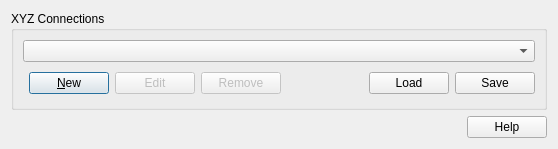
<?xml version="1.0" encoding="UTF-8"?>
<ui version="4.0">
 <class>QgsXyzSourceSelectBase</class>
 <widget class="QDialog" name="QgsXyzSourceSelectBase">
  <property name="geometry">
   <rect>
    <x>0</x>
    <y>0</y>
    <width>558</width>
    <height>149</height>
   </rect>
  </property>
  <property name="windowTitle">
   <string>Add XYZ Layer</string>
  </property>
  <layout class="QGridLayout" name="gridLayout">
   <item row="0" column="0">
    <widget class="QGroupBox" name="GroupBox1">
     <property name="title">
      <string>XYZ Connections</string>
     </property>
     <layout class="QGridLayout" name="gridLayout_2">
      <item row="1" column="1">
       <widget class="QPushButton" name="btnNew">
        <property name="toolTip">
         <string>Create a new service connection</string>
        </property>
        <property name="text">
         <string>&amp;New</string>
        </property>
       </widget>
      </item>
      <item row="1" column="2">
       <widget class="QPushButton" name="btnEdit">
        <property name="enabled">
         <bool>false</bool>
        </property>
        <property name="toolTip">
         <string>Edit selected service connection</string>
        </property>
        <property name="text">
         <string>Edit</string>
        </property>
       </widget>
      </item>
      <item row="1" column="3">
       <widget class="QPushButton" name="btnDelete">
        <property name="enabled">
         <bool>false</bool>
        </property>
        <property name="toolTip">
         <string>Remove connection to selected service</string>
        </property>
        <property name="text">
         <string>Remove</string>
        </property>
       </widget>
      </item>
      <item row="1" column="4">
       <spacer>
        <property name="orientation">
         <enum>Qt::Horizontal</enum>
        </property>
        <property name="sizeType">
         <enum>QSizePolicy::Expanding</enum>
        </property>
        <property name="sizeHint" stdset="0">
         <size>
          <width>171</width>
          <height>30</height>
         </size>
        </property>
       </spacer>
      </item>
      <item row="1" column="5">
       <widget class="QPushButton" name="btnLoad">
        <property name="toolTip">
         <string>Load connections from file</string>
        </property>
        <property name="text">
         <string>Load</string>
        </property>
       </widget>
      </item>
      <item row="1" column="6">
       <widget class="QPushButton" name="btnSave">
        <property name="toolTip">
         <string>Save connections to file</string>
        </property>
        <property name="text">
         <string>Save</string>
        </property>
       </widget>
      </item>
      <item row="0" column="0" colspan="7">
       <widget class="QComboBox" name="cmbConnections"/>
      </item>
     </layout>
    </widget>
   </item>
   <item row="3" column="0">
    <widget class="QDialogButtonBox" name="buttonBox">
     <property name="orientation">
      <enum>Qt::Horizontal</enum>
     </property>
     <property name="standardButtons">
      <set>QDialogButtonBox::Help</set>
     </property>
    </widget>
   </item>
   <item row="2" column="0">
    <spacer name="verticalSpacer">
     <property name="orientation">
      <enum>Qt::Vertical</enum>
     </property>
     <property name="sizeHint" stdset="0">
      <size>
       <width>20</width>
       <height>40</height>
      </size>
     </property>
    </spacer>
   </item>
  </layout>
 </widget>
 <tabstops>
  <tabstop>cmbConnections</tabstop>
 </tabstops>
 <resources/>
 <connections/>
</ui>
